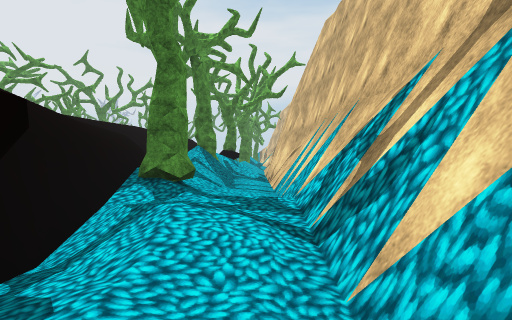
[1] (above)

16 first-person views from a walk through a scene from a Unity 3-D project. The camera is 1.2 m above the floor, looks level and sees 75° across. The floor is counted in squares, 2 m on a side. Each view is taken from the middle of a square. On the plan, view 1 faces up. The plan holds only what a view shows up to about 10 squares ahead; the rest is blank. The place goes on beyond the plan. The player is left out. Some animated figures are left out. Some surface patterns are stand-ins.

[2]
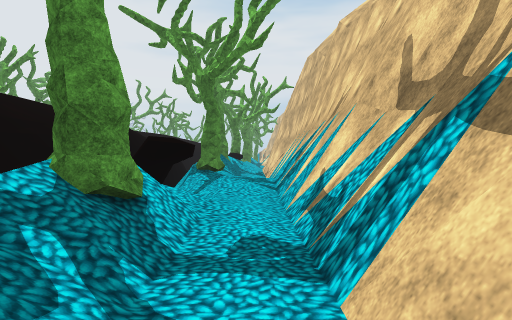

[3]
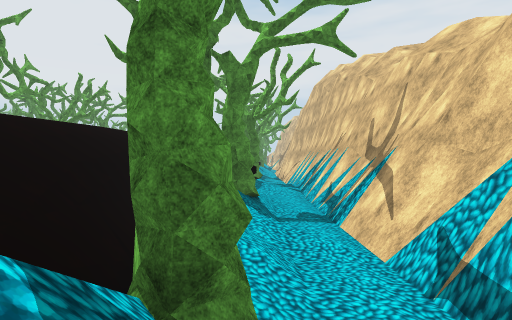

[4]
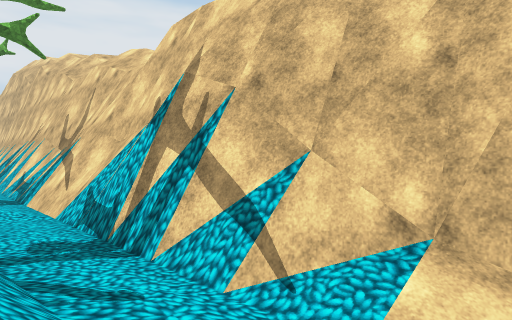

[5]
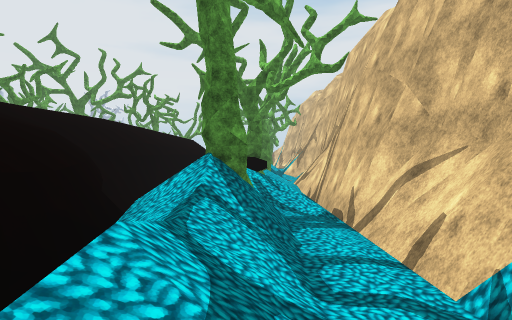

[6]
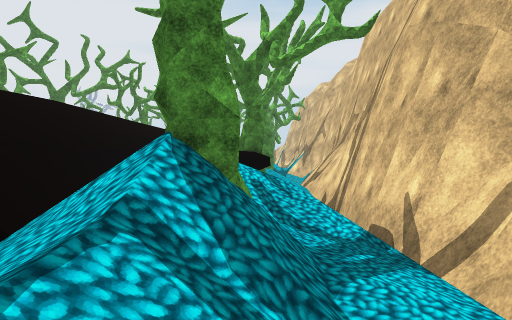

[7]
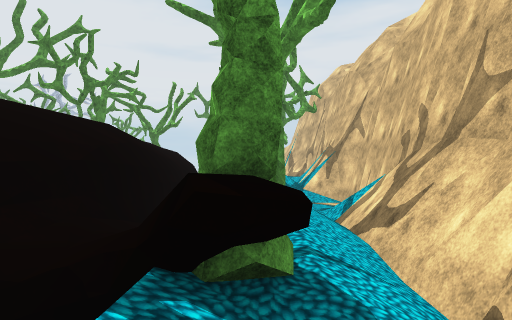

[8]
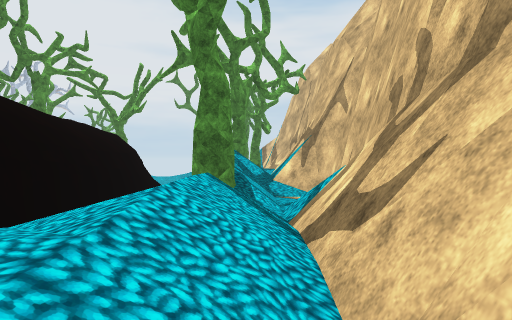

[9]
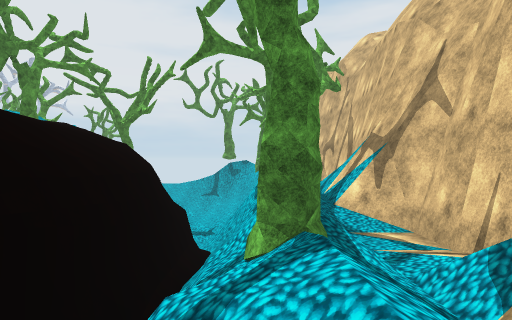

[10]
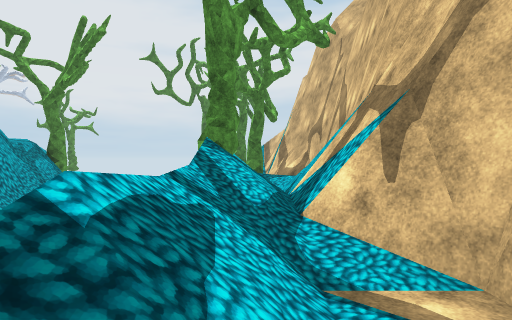

[11]
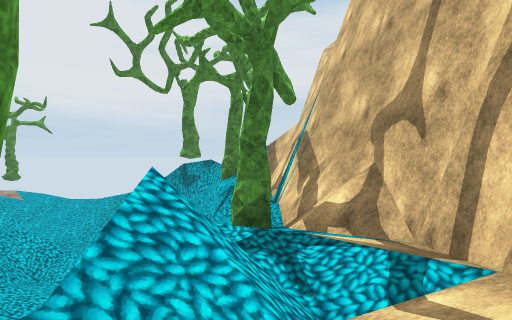

[12]
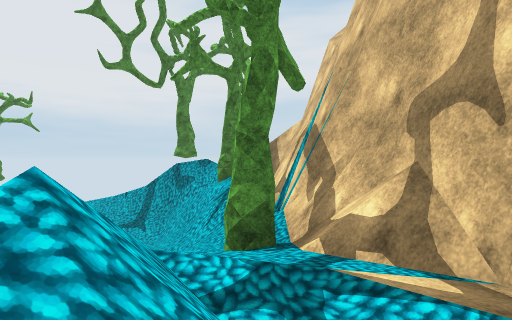

[13]
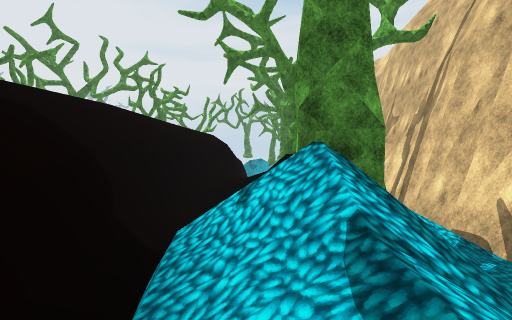

[14]
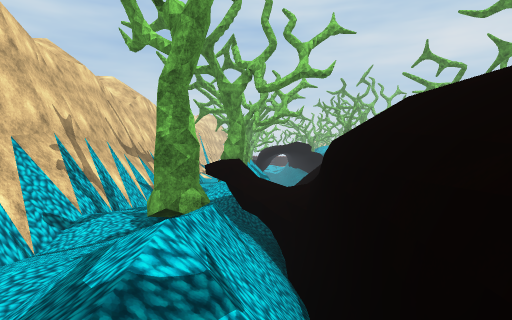

[15]
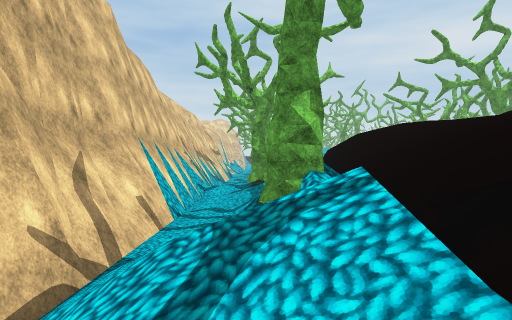

[16]
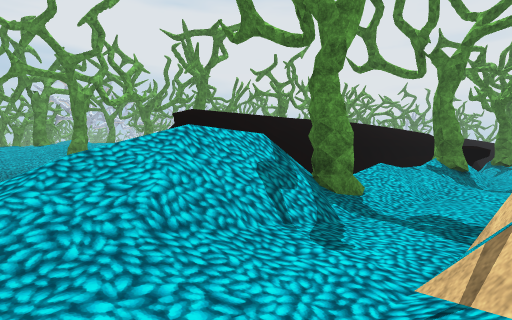

### Floor plan
Key: @ floor where view 1 was taken; # wall or solid block; x gap in a wall; . main floor; : floor 0.25 m higher than the main floor; - floor 0.25 m lower than the main floor; + floor 0.5 m higher than the main floor; * floor 0.75 m higher than the main floor; _ floor 1.5 m lower than the main floor; / step, stairs or slope; = window, fence, low wall or low ledge; ^ raised ledge; v drop or lower ground; O other object.
Columns run from 7 left of view 1 to 2 right of it. Each row starts with its distance up from view 1.
 35   //##=##
 34 /_///#O #
 33 /_///==/#
 32  /// /=/#
 31  /// ///#
 30   //  //#
 29 /O     O##
 28 ##     +/#
 27  #=   #*/#
 26  ##   #=/#
 25        //#
 24      =O/=#
 23      #=/##
 22      #v/##
 21      #=//#
 20      #O/.#
 19      #O//#
 18     ##///#
 17     #///##
 16     #v//##
 15     ^**/#
 14     #=O/#
 13     #//.#
 12     #v//#
 11    ##///#
 10     #//.#
  9     #/O.#
  8     #//.#
  7     #//.#
  6     #v/.#
  5     #v/.#
  4     #xO/#
  3     #//+#
  2     ##/:#
  1      ^#.#
  0      =/@#
 -1      OO.#
 -2      v/-#
 -3     #v/-#
 -4     # /.#
 -5       /.#
 -6       O.#
 -7      //.#
 -8      v/.##
 -9      =/.##
-10      //..#

Positions as (right, up) in squares from view 1, and headings:
1: (0, 0), facing up
2: (0, -4), facing up
3: (-1, -8), facing up
4: (-1, -10), facing up-right
5: (-1, 5), facing up
6: (-1, 7), facing up
7: (-1, 12), facing up
8: (0, 14), facing up
9: (-1, 16), facing up
10: (0, 19), facing up
11: (0, 24), facing up
12: (0, 25), facing up
13: (-2, 7), facing up
14: (-2, 8), facing down
15: (-1, 13), facing down
16: (1, -10), facing up-left
